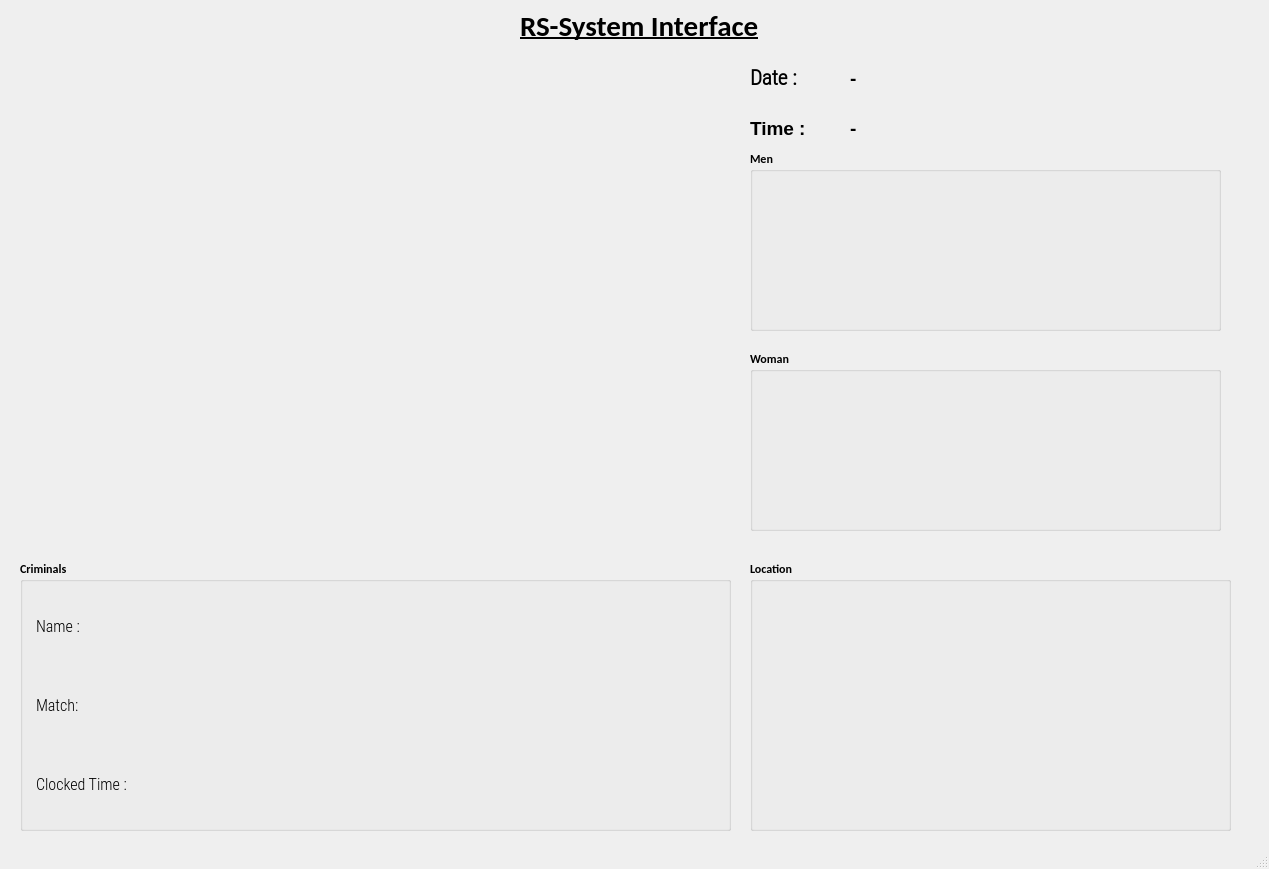
<?xml version="1.0" encoding="UTF-8"?>
<ui version="4.0">
 <class>OutputDialog</class>
 <widget class="QDialog" name="OutputDialog">
  <property name="geometry">
   <rect>
    <x>0</x>
    <y>0</y>
    <width>1269</width>
    <height>869</height>
   </rect>
  </property>
  <property name="minimumSize">
   <size>
    <width>0</width>
    <height>0</height>
   </size>
  </property>
  <property name="maximumSize">
   <size>
    <width>1280</width>
    <height>1234</height>
   </size>
  </property>
  <property name="font">
   <font>
    <family>Calibri</family>
    <weight>75</weight>
    <bold>true</bold>
   </font>
  </property>
  <property name="windowTitle">
   <string>RS-System</string>
  </property>
  <property name="windowIcon">
   <iconset resource="resource.qrc">
    <normaloff>:/icon/icon.png</normaloff>:/icon/icon.png</iconset>
  </property>
  <property name="sizeGripEnabled">
   <bool>true</bool>
  </property>
  <property name="modal">
   <bool>true</bool>
  </property>
  <widget class="QLabel" name="imgLabel">
   <property name="geometry">
    <rect>
     <x>10</x>
     <y>70</y>
     <width>640</width>
     <height>471</height>
    </rect>
   </property>
   <property name="minimumSize">
    <size>
     <width>4</width>
     <height>0</height>
    </size>
   </property>
   <property name="maximumSize">
    <size>
     <width>640</width>
     <height>480</height>
    </size>
   </property>
   <property name="text">
    <string/>
   </property>
  </widget>
  <widget class="QGroupBox" name="groupBox">
   <property name="geometry">
    <rect>
     <x>20</x>
     <y>560</y>
     <width>711</width>
     <height>271</height>
    </rect>
   </property>
   <property name="title">
    <string>Criminals</string>
   </property>
   <widget class="QWidget" name="verticalLayoutWidget">
    <property name="geometry">
     <rect>
      <x>16</x>
      <y>30</y>
      <width>141</width>
      <height>231</height>
     </rect>
    </property>
    <layout class="QVBoxLayout" name="verticalLayout">
     <item>
      <widget class="QLabel" name="label_3">
       <property name="font">
        <font>
         <family>Roboto Condensed Light</family>
         <pointsize>12</pointsize>
         <weight>50</weight>
         <bold>false</bold>
        </font>
       </property>
       <property name="text">
        <string>Name : </string>
       </property>
      </widget>
     </item>
     <item>
      <widget class="QLabel" name="label_4">
       <property name="font">
        <font>
         <family>Roboto Condensed Light</family>
         <pointsize>12</pointsize>
         <weight>50</weight>
         <bold>false</bold>
        </font>
       </property>
       <property name="text">
        <string>Match:</string>
       </property>
      </widget>
     </item>
     <item>
      <widget class="QLabel" name="label_5">
       <property name="font">
        <font>
         <family>Roboto Condensed Light</family>
         <pointsize>12</pointsize>
         <weight>50</weight>
         <bold>false</bold>
        </font>
       </property>
       <property name="text">
        <string>Clocked Time : </string>
       </property>
      </widget>
     </item>
    </layout>
   </widget>
   <widget class="QWidget" name="verticalLayoutWidget_2">
    <property name="geometry">
     <rect>
      <x>140</x>
      <y>30</y>
      <width>131</width>
      <height>231</height>
     </rect>
    </property>
    <layout class="QVBoxLayout" name="verticalLayout_2">
     <item>
      <widget class="QLabel" name="label_2">
       <property name="font">
        <font>
         <family>Calibri</family>
         <pointsize>13</pointsize>
         <weight>50</weight>
         <bold>false</bold>
        </font>
       </property>
       <property name="text">
        <string/>
       </property>
      </widget>
     </item>
     <item>
      <widget class="QLabel" name="label_6">
       <property name="font">
        <font>
         <family>Calibri</family>
         <pointsize>13</pointsize>
         <weight>50</weight>
         <bold>false</bold>
        </font>
       </property>
       <property name="text">
        <string/>
       </property>
      </widget>
     </item>
     <item>
      <widget class="QLabel" name="label_7">
       <property name="font">
        <font>
         <family>Calibri</family>
         <pointsize>13</pointsize>
         <weight>50</weight>
         <bold>false</bold>
        </font>
       </property>
       <property name="text">
        <string/>
       </property>
      </widget>
     </item>
    </layout>
   </widget>
   <widget class="QLabel" name="label_8">
    <property name="geometry">
     <rect>
      <x>310</x>
      <y>30</y>
      <width>381</width>
      <height>221</height>
     </rect>
    </property>
    <property name="text">
     <string/>
    </property>
   </widget>
  </widget>
  <widget class="QLabel" name="label_14">
   <property name="geometry">
    <rect>
     <x>750</x>
     <y>60</y>
     <width>101</width>
     <height>36</height>
    </rect>
   </property>
   <property name="font">
    <font>
     <family>Roboto Condensed Light</family>
     <pointsize>16</pointsize>
     <weight>75</weight>
     <bold>true</bold>
    </font>
   </property>
   <property name="text">
    <string>Date :</string>
   </property>
  </widget>
  <widget class="QLabel" name="label_15">
   <property name="geometry">
    <rect>
     <x>750</x>
     <y>110</y>
     <width>101</width>
     <height>36</height>
    </rect>
   </property>
   <property name="font">
    <font>
     <family>MS Shell Dlg 2</family>
     <pointsize>14</pointsize>
     <weight>75</weight>
     <bold>true</bold>
    </font>
   </property>
   <property name="text">
    <string>Time :</string>
   </property>
  </widget>
  <widget class="QLabel" name="label_16">
   <property name="geometry">
    <rect>
     <x>850</x>
     <y>60</y>
     <width>161</width>
     <height>36</height>
    </rect>
   </property>
   <property name="font">
    <font>
     <family>MS Shell Dlg 2</family>
     <pointsize>14</pointsize>
     <weight>75</weight>
     <bold>true</bold>
    </font>
   </property>
   <property name="text">
    <string>-</string>
   </property>
   <property name="alignment">
    <set>Qt::AlignLeading|Qt::AlignLeft|Qt::AlignVCenter</set>
   </property>
  </widget>
  <widget class="QLabel" name="label_17">
   <property name="geometry">
    <rect>
     <x>850</x>
     <y>110</y>
     <width>311</width>
     <height>36</height>
    </rect>
   </property>
   <property name="font">
    <font>
     <family>MS Shell Dlg 2</family>
     <pointsize>14</pointsize>
     <weight>75</weight>
     <bold>true</bold>
    </font>
   </property>
   <property name="text">
    <string>-</string>
   </property>
   <property name="alignment">
    <set>Qt::AlignLeading|Qt::AlignLeft|Qt::AlignVCenter</set>
   </property>
  </widget>
  <widget class="QLabel" name="label">
   <property name="geometry">
    <rect>
     <x>520</x>
     <y>0</y>
     <width>321</width>
     <height>51</height>
    </rect>
   </property>
   <property name="font">
    <font>
     <family>Calibri</family>
     <pointsize>22</pointsize>
     <weight>75</weight>
     <bold>true</bold>
     <underline>true</underline>
    </font>
   </property>
   <property name="text">
    <string>RS-System Interface</string>
   </property>
  </widget>
  <widget class="QGroupBox" name="groupBox_2">
   <property name="geometry">
    <rect>
     <x>750</x>
     <y>150</y>
     <width>471</width>
     <height>181</height>
    </rect>
   </property>
   <property name="title">
    <string>Men</string>
   </property>
   <widget class="QWidget" name="gridLayoutWidget">
    <property name="geometry">
     <rect>
      <x>10</x>
      <y>20</y>
      <width>441</width>
      <height>141</height>
     </rect>
    </property>
    <layout class="QGridLayout" name="gridLayout"/>
   </widget>
  </widget>
  <widget class="QGroupBox" name="groupBox_3">
   <property name="geometry">
    <rect>
     <x>750</x>
     <y>350</y>
     <width>471</width>
     <height>181</height>
    </rect>
   </property>
   <property name="title">
    <string>Woman</string>
   </property>
   <widget class="QWidget" name="gridLayoutWidget_2">
    <property name="geometry">
     <rect>
      <x>10</x>
      <y>30</y>
      <width>441</width>
      <height>141</height>
     </rect>
    </property>
    <layout class="QGridLayout" name="gridLayout_2"/>
   </widget>
  </widget>
  <widget class="QGroupBox" name="groupBox_4">
   <property name="geometry">
    <rect>
     <x>750</x>
     <y>560</y>
     <width>481</width>
     <height>271</height>
    </rect>
   </property>
   <property name="title">
    <string>Location</string>
   </property>
   <widget class="QWidget" name="gridLayoutWidget_3">
    <property name="geometry">
     <rect>
      <x>10</x>
      <y>20</y>
      <width>461</width>
      <height>241</height>
     </rect>
    </property>
    <layout class="QGridLayout" name="gridLayout_4"/>
   </widget>
  </widget>
 </widget>
 <resources>
  <include location="resource.qrc"/>
 </resources>
 <connections/>
</ui>
